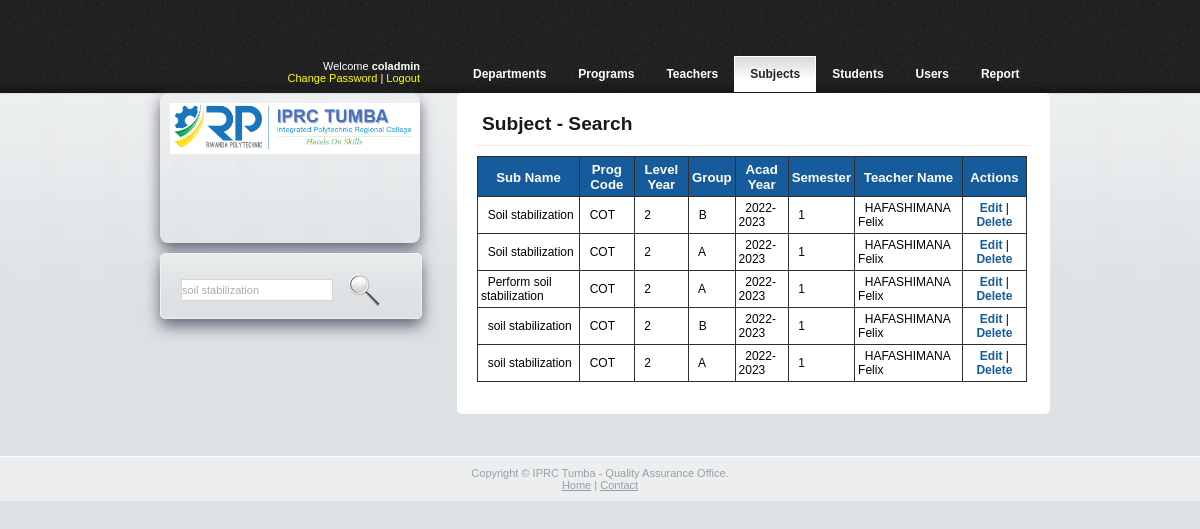
Page /admin/subjects_search.php?keyword=soil stabilization  (signed in) on the committed database.
### tables this page shows
CREATE TABLE `tbl_subject` (
  `subject_id` int(10) UNSIGNED NOT NULL,
  `subject_ac_year` varchar(10) NOT NULL,
  `subject_name` varchar(50) DEFAULT NULL,
  `subject_code` varchar(20) NOT NULL,
  `subject_year` varchar(20) NOT NULL,
  `subject_semester` int(10) NOT NULL,
  `subject_group` varchar(1) DEFAULT NULL,
  `subject_department_id` int(10) NOT NULL,
  `subject_teacher_id` int(10) DEFAULT NULL
);

CREATE TABLE `tbl_department` (
  `department_id` int(10) UNSIGNED NOT NULL,
  `department_code` varchar(10) NOT NULL,
  `department_name` varchar(50) NOT NULL
);

CREATE TABLE `tbl_teacher` (
  `teacher_id` int(10) UNSIGNED NOT NULL,
  `teacher_first_name` varchar(30) NOT NULL,
  `teacher_last_name` varchar(30) NOT NULL,
  `teacher_emp_code` varchar(20) DEFAULT NULL,
  `teacher_department_id` int(20) NOT NULL
);

### admin/includes/config.php (called while the page is built, shortened)
<?php
$groupArrValue = array("A", "B", "C", "D");
?>

### admin/subjects_search.php (the view, shortened to what this page needs)
<?php
require_once("includes/functions.php");
require_once ('../admin/includes/config.php');
global $connPDO;
?>
<!DOCTYPE html PUBLIC "-//W3C//DTD XHTML 1.0 Transitional//EN" "http://www.w3.org/TR/xhtml1/DTD/xhtml1-transitional.dtd">
<html xmlns="http://www.w3.org/1999/xhtml">
<head>
	<link rel="stylesheet" type="text/css" href="css/style.css" />
</head>
<body>
<div class="main">
	<?php
  		echo plotHeaderMenuInfo("subjects_new.php");
  	?>
  <div class="body">
    <div class="main_body">
		<h2>Subject - Search</h2>
		<table id='listEntries' width="550" border="1" cellspacing="0" cellpadding="0" bordercolor="#CCCCCC" style="border-collapse:collapse;">
        <?php
			$keyword		=	trim($_GET['keyword']);
			$searchQry		=  "SELECT *
								FROM tbl_subject
								INNER JOIN tbl_department ON tbl_subject.`subject_department_id` = tbl_department.department_id
								INNER JOIN tbl_teacher ON tbl_subject.`subject_teacher_id` = tbl_teacher.`teacher_id` WHERE
								tbl_subject.`subject_name` LIKE '%{$keyword}%' OR
								tbl_subject.`subject_code` LIKE '%{$keyword}%' OR
								tbl_subject.`subject_ac_year` LIKE '%{$keyword}%' OR
								tbl_teacher.`teacher_first_name` LIKE '%{$keyword}%' OR
								tbl_teacher.`teacher_last_name` LIKE '%{$keyword}%' OR
								tbl_department.`department_code` LIKE '{$keyword}%'
								ORDER BY subject_id DESC";
            $searchRes 		= 	$connPDO->query($searchQry);
			$searchNumRows	=	$searchRes->rowCount();
			if (!$searchNumRows)
			{
	           echo '<tr>
                <td height="30" colspan="3" align="center"><strong style="color:red;">Search Not Found</strong></td>
              </tr>';
			}
			else
			{
		  ?>
		      <tr>
                <th height="30" align="center"><strong>Sub Name</strong></td>
                <th height="30" align="center"><strong>Prog Code</strong></td>
                <th height="30" align="center"><strong>Level Year</strong></td>
                <th height="30" align="center"><strong>Group</strong></td>
                <th height="30" align="center"><strong>Acad Year</strong></td>
                <th height="30" align="center"><strong>Semester</strong></td>
                <th height="30" align="center"><strong>Teacher Name</strong></td>
                <th align="center"><strong>Actions</strong></td>
              </tr>
			<?php
			 	while ($searchArr = $searchRes->fetch(PDO::FETCH_ASSOC))
				{
			?>
					<tr>
						<td height="30">&nbsp;
							<?php
								echo $searchArr["subject_name"];
							?>
						</td>
						<td height="30">&nbsp;
							<?php
								echo $searchArr["department_code"];
							?>
						</td>
						<td height="30">&nbsp;
							<?php
								echo $searchArr["subject_year"];
							?>
						</td>
						<td height="30">&nbsp;
							<?php
								global $groupArrValue;
								echo $groupArrValue[$searchArr["subject_group"]-1];
							?>
						</td>
						<td height="30">&nbsp;
							<?php
								global $groupArrValue;
								echo $searchArr["subject_ac_year"];
							?>
						</td>
						<td height="30">&nbsp;
							<?php
								echo $searchArr["subject_semester"];
							?>
						</td>
						<td height="30">&nbsp;
							<?php
								echo $searchArr["teacher_first_name"]." ".$searchArr["teacher_last_name"];
							?>
						</td>
						<td align="center">
							<a href="subjects_edit.php?id=<?php echo $searchArr["subject_id"] ?>&keyword=<?php echo $_GET["keyword"]?>">Edit</a> |
							<a onclick="javascript: return confirm('Sure! Do you want to Delete?');"
							href="subjects_delete.php?id=<?php echo $searchArr["subject_id"]?>&keyword=<?php $_GET["keyword"]?>">
							Delete
							</a>
						</td>
					</tr>
          <?php
		  		}
			}
		  ?>
        </table>
      <p>&nbsp;</p>
    </div>
		<?php
			echo plotLogoDiv();
			echo plotSearchDiv('subjects_search.php');
		?>
    </div>
		<br/><br/>
	</div>
<?php
	echo plotFooterDiv();
?>
</body>
</html>

### admin/css/style.css (style rules this page uses)
body { margin:0; padding:0; background: none; width:100%; background:#fafbfb url(../images/bg.gif) top repeat-x; font:12px Arial, Helvetica, sans-serif }
html { padding:0; margin:0; }
.main { width:900px; padding:0; margin:0 auto; }
.body { width:900px; margin:0; padding:0; }
.body h2 { font: normal 24px Arial, Helvetica, sans-serif; color:#181818; padding:10px 5px; margin:10px 0 10px 0; border-bottom:1px solid #e9ebec; }
.body p { font:normal 11px Arial, Helvetica, sans-serif; color:#232323; padding:0; margin:10px 0; }
.body a { color:#d34600; font:bold 12px Arial, Helvetica, sans-serif; text-decoration:none; }
.main_body { width :553px; padding :0 20px; margin :0; float :right; background :#fff; border-radius : 5px; -webkit-transition :-webkit-box-shadow 1s linear; -moz-transition :-moz-box-shadow 1s linear; }
.main_body a { font:bold 11px Arial, Helvetica, sans-serif; color:#0c9ec4; text-decoration:none; }
.main_body h2 { font-family: "Trebuchet MS", sans-serif;font-size: 1.6em;font-weight:bold; }
#listEntries { font-family : "Trebuchet MS", Arial, Helvetica, sans-serif; border-collapse : collapse; -webkit-transition : -webkit-box-shadow 1s linear; -moz-transition : -webkit-box-shadow 1s linear; }
#listEntries td, #listEntries th { font-size:1em; border:1px solid #2E2E2E; padding:3px; }
#listEntries th { font-size:1.1em; text-align:center; padding-top:5px; padding-bottom:4px; background-color:#165C9C; color:#FFF; }
#listEntries a { color:#165C9C; font:bold 12px Arial, Helvetica, sans-serif; text-decoration:none; }

### rows in the picture
tbl_subject: subject_name "Soil stabilization", tbl_department.department_code "COT", subject_year "2", subject_group "B", subject_ac_year "2022-2023", subject_semester "1", tbl_teacher.teacher_first_name "HAFASHIMANA", tbl_teacher.teacher_last_name "Felix"
tbl_subject: subject_name "Soil stabilization", tbl_department.department_code "COT", subject_year "2", subject_group "A", subject_ac_year "2022-2023", subject_semester "1", tbl_teacher.teacher_first_name "HAFASHIMANA", tbl_teacher.teacher_last_name "Felix"
tbl_subject: subject_name "Perform soil stabilization", tbl_department.department_code "COT", subject_year "2", subject_group "A", subject_ac_year "2022-2023", subject_semester "1", tbl_teacher.teacher_first_name "HAFASHIMANA", tbl_teacher.teacher_last_name "Felix"
tbl_subject: subject_name "soil stabilization", tbl_department.department_code "COT", subject_year "2", subject_group "B", subject_ac_year "2022-2023", subject_semester "1", tbl_teacher.teacher_first_name "HAFASHIMANA", tbl_teacher.teacher_last_name "Felix"
tbl_subject: subject_name "soil stabilization", tbl_department.department_code "COT", subject_year "2", subject_group "A", subject_ac_year "2022-2023", subject_semester "1", tbl_teacher.teacher_first_name "HAFASHIMANA", tbl_teacher.teacher_last_name "Felix"

### other values in the picture
$_SESSION['u_utype'] "coladmin"
$menuName "Departments"
$menuName "Programs"
$menuName "Teachers"
$menuName "Subjects"
$menuName "Students"
$menuName "Users"
$menuName "Report"
